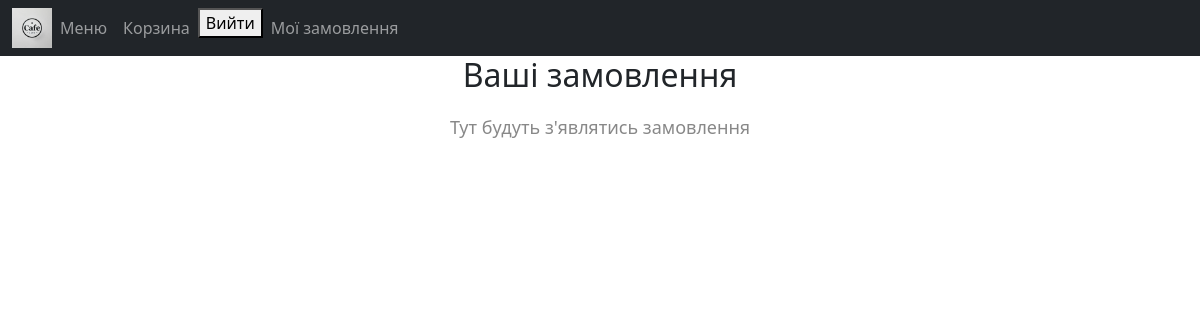
/orders/ (signed in), run on an earlier commit of the app's database.
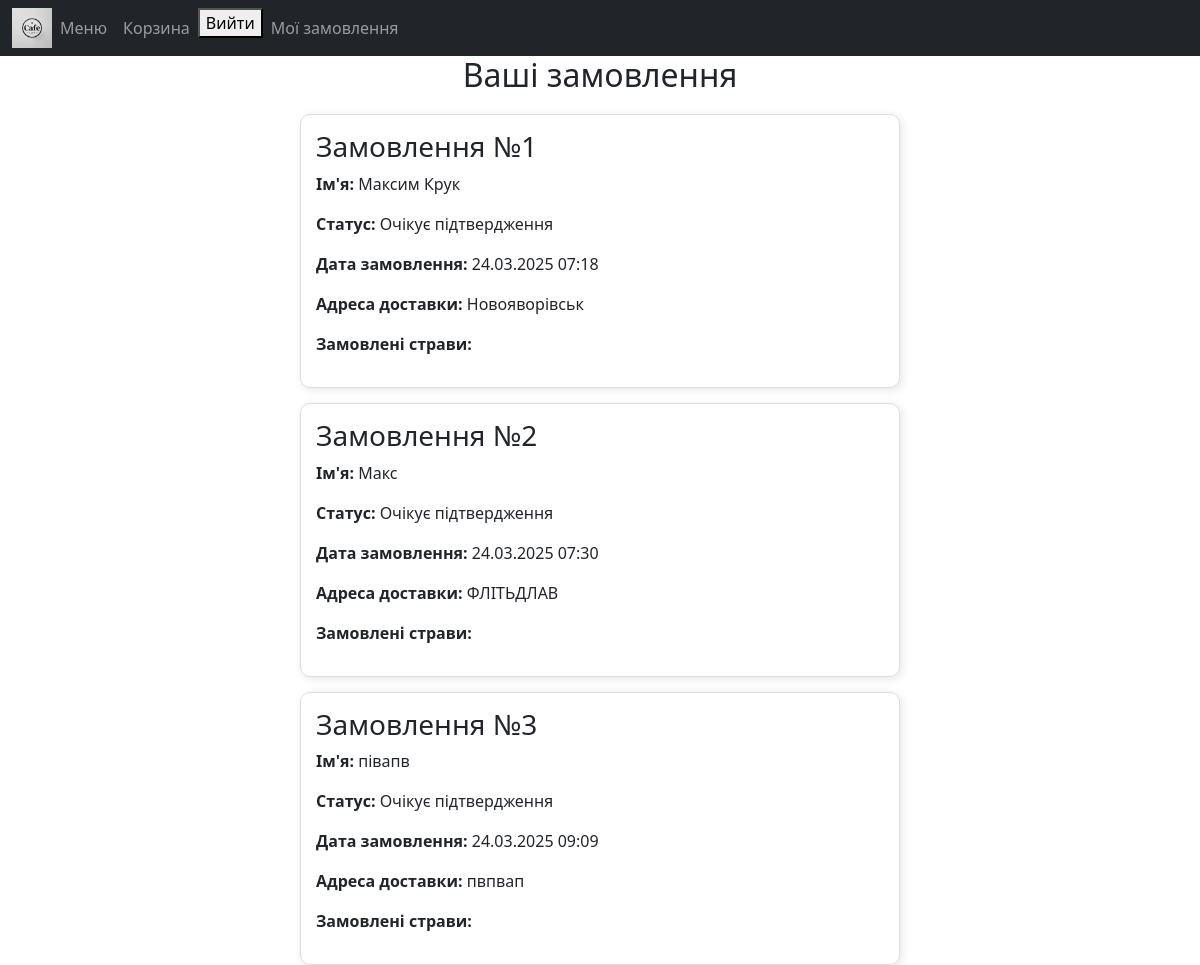
And on a later commit of the database.
### cafeApp/models.py (models this page shows)
class Order(models.Model):
    STATUS_CHOICES = [
        ('pending', 'Очікує підтвердження'),
        ('processing', 'Обробляється'),
        ('delivered', 'Доставлено'),
        ('canceled', 'Скасовано'),
    ]
    user = models.ForeignKey(User, on_delete=models.CASCADE, related_name="orders", null=True, blank=True)
    carts = models.ManyToManyField('Cart', verbose_name="Страви у замовленні")
    full_name = models.CharField(max_length=255, verbose_name="Повне ім'я")
    address = models.TextField(verbose_name="Адреса")
    credit_card = models.CharField(max_length=16, verbose_name="Кредитна карта")  # Додаємо маску для безпеки
    status = models.CharField(max_length=20, choices=STATUS_CHOICES, default='pending', verbose_name="Статус")
    created_at = models.DateTimeField(auto_now_add=True)

### cafeApp/views.py (the view)
# urls.py: path('orders/', OrderListView.as_view(), name='order-list')
class OrderListView(LoginRequiredMixin, ListView):
    model = Order
    template_name = "orders_list.html"
    context_object_name = "orders"
    def get_queryset(self):
        return Order.objects.filter(user=self.request.user)

### templates/orders_list.html (shortened to what this page needs)
{% extends "base.html" %}
{% block content %}
<h2 style="text-align: center; margin-bottom: 20px;">Ваші замовлення</h2>
{% if orders %}
    <div style="display: flex; flex-wrap: wrap; gap: 15px; justify-content: center;">
        {% for order in orders %}
        <div style="width: 80%; max-width: 600px; border: 1px solid #ddd; border-radius: 10px; padding: 15px; box-shadow: 2px 2px 10px rgba(0,0,0,0.1);">
            <h3>Замовлення №{{ order.id }}</h3>
            <p><strong>Ім'я:</strong> {{ order.full_name }}</p>
            <p><strong>Статус:</strong> {{ order.get_status_display }}</p>
            <p><strong>Дата замовлення:</strong> {{ order.created_at|date:"d.m.Y H:i" }}</p>
            <p><strong>Адреса доставки:</strong> {{ order.address }}</p>
            <p><strong>Замовлені страви:</strong></p>
        </div>
        {% endfor %}
    </div>
{% else %}
    <p style="text-align: center; font-size: 18px; color: #888;">Тут будуть з'являтись замовлення</p>
{% endif %}
{% endblock %}

### templates/base.html (shortened to what this page needs)
<!DOCTYPE html>
<html lang="en">
<head>
    <link href="https://cdn.jsdelivr.net/npm/bootstrap@5.0.2/dist/css/bootstrap.min.css" rel="stylesheet">
    {% load static %}
    <link rel="stylesheet" href="{% static 'style.css' %}">
</head>
<body>
<nav class="navbar navbar-expand-sm bg-dark navbar-dark">
  <div class="container-fluid">
    <a href="{% url 'cafeApp:main-list' %}">
      <img src="{% static 'images/cafelogo.png' %}" alt="" style="cursor: pointer;" width="40" >
    </a>
    <div class="collapse navbar-collapse" id="collapsibleNavbar">
      <ul class="navbar-nav">
        <li class="nav-item">
          <a class="nav-link" href="{% url 'cafeApp:dishes-list' %}" class="btn btn-secondary">Меню</a>
        </li>
        <li class="nav-item">
            {% if user.is_authenticated %}
                <a class="nav-link" href="{% url 'cafeApp:shopping-cart' %}" class="btn btn-secondary" class="cart">Корзина</a>
            {% endif %}
        </li>
        <li class="nav-item">
            {% if user.is_authenticated %}
                <form action="{% url 'cafeApp:logout' %}" method="post" >
                    <button class="b" >Вийти</button>
                </form>
            {% endif %}
        </li>
        <li class="nav-item">
            {% if user.is_authenticated %}
                <a class="nav-link" href="{% url 'cafeApp:order-list' %}" class="btn btn-secondary" class="cart">Мої замовлення</a>
            {% endif %}
        </li>
      </ul>
    </div>
  </div>
</nav>
    {% block content %}
    {% endblock %}
</body>
</html>

### static/style.css (style rules this page uses)
.b { collor = grey; }

What changed in the data, as far as the page shows it:
added Order: id "1", full_name "Максим Крук", status "Очікує підтвердження", created_at "24.03.2025 07:18", address "Новояворівськ"
added Order: id "2", full_name "Макс", status "Очікує підтвердження", created_at "24.03.2025 07:30", address "ФЛІТЬДЛАВ"
added Order: id "3", full_name "півапв", status "Очікує підтвердження", created_at "24.03.2025 09:09", address "пвпвап"
Also different on the page:
text no longer shown: "Тут будуть з'являтись замовлення"
